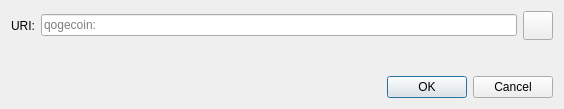
<?xml version="1.0" encoding="UTF-8"?>
<ui version="4.0">
 <class>OpenURIDialog</class>
 <widget class="QDialog" name="OpenURIDialog">
  <property name="geometry">
   <rect>
    <x>0</x>
    <y>0</y>
    <width>564</width>
    <height>109</height>
   </rect>
  </property>
  <property name="windowTitle">
   <string>Open qogecoin URI</string>
  </property>
  <layout class="QVBoxLayout" name="verticalLayout">
   <item>
    <layout class="QHBoxLayout" name="horizontalLayout">
     <item>
      <widget class="QLabel" name="label">
       <property name="text">
        <string>URI:</string>
       </property>
      </widget>
     </item>
     <item>
      <widget class="QValidatedLineEdit" name="uriEdit">
       <property name="placeholderText">
        <string notr="true">qogecoin:</string>
       </property>
      </widget>
     </item>
     <item>
      <widget class="QToolButton" name="pasteButton">
       <property name="toolTip">
        <string extracomment="Tooltip text for button that allows you to paste an address that is in your clipboard.">Paste address from clipboard</string>
       </property>
       <property name="text">
        <string/>
       </property>
       <property name="icon">
        <iconset resource="../qogecoin.qrc">
         <normaloff>:/icons/editpaste</normaloff>:/icons/editpaste
        </iconset>
       </property>
       <property name="iconSize">
        <size>
         <width>22</width>
         <height>22</height>
        </size>
       </property>
      </widget>
     </item>
    </layout>
   </item>
   <item>
    <spacer name="verticalSpacer">
     <property name="orientation">
      <enum>Qt::Vertical</enum>
     </property>
     <property name="sizeHint" stdset="0">
      <size>
       <width>20</width>
       <height>40</height>
      </size>
     </property>
    </spacer>
   </item>
   <item>
    <widget class="QDialogButtonBox" name="buttonBox">
     <property name="orientation">
      <enum>Qt::Horizontal</enum>
     </property>
     <property name="standardButtons">
      <set>QDialogButtonBox::Cancel|QDialogButtonBox::Ok</set>
     </property>
    </widget>
   </item>
  </layout>
 </widget>
 <customwidgets>
  <customwidget>
   <class>QValidatedLineEdit</class>
   <extends>QLineEdit</extends>
   <header>qt/qvalidatedlineedit.h</header>
  </customwidget>
 </customwidgets>
 <resources/>
 <connections>
  <connection>
   <sender>buttonBox</sender>
   <signal>accepted()</signal>
   <receiver>OpenURIDialog</receiver>
   <slot>accept()</slot>
   <hints>
    <hint type="sourcelabel">
     <x>248</x>
     <y>254</y>
    </hint>
    <hint type="destinationlabel">
     <x>157</x>
     <y>274</y>
    </hint>
   </hints>
  </connection>
  <connection>
   <sender>buttonBox</sender>
   <signal>rejected()</signal>
   <receiver>OpenURIDialog</receiver>
   <slot>reject()</slot>
   <hints>
    <hint type="sourcelabel">
     <x>316</x>
     <y>260</y>
    </hint>
    <hint type="destinationlabel">
     <x>286</x>
     <y>274</y>
    </hint>
   </hints>
  </connection>
 </connections>
</ui>
